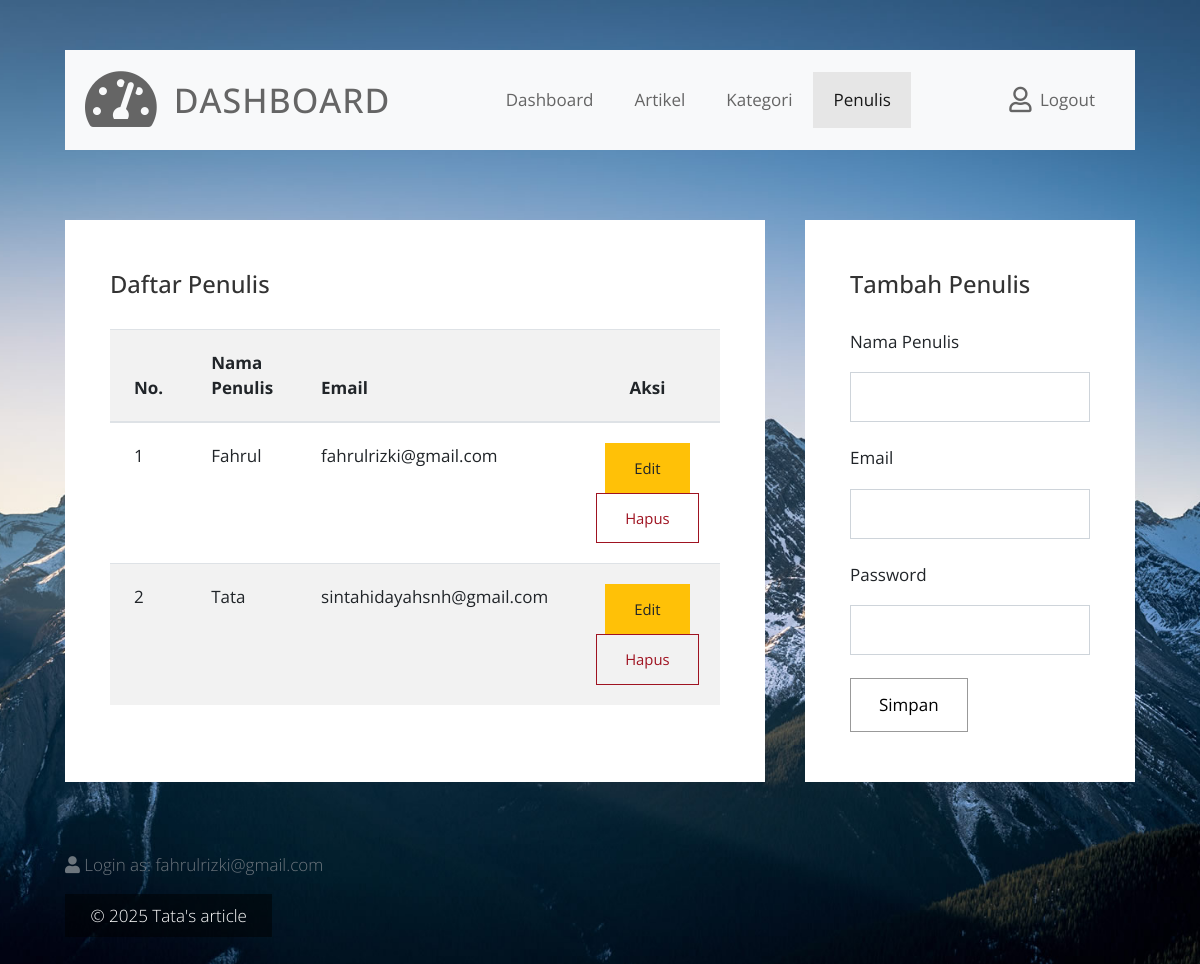
/penulis.php (signed in), run on the app's committed database.
### tables this page shows
CREATE TABLE `author` (
  `id` int(11) NOT NULL,
  `nickname` varchar(100) NOT NULL,
  `email` varchar(150) NOT NULL,
  `password` varchar(8) NOT NULL
);

### penulis.php (the view, shortened to what this page needs)
<?php
$conn = new mysqli("localhost", "root", "", "db_artikel");
$isEdit = isset($_GET['edit']);
$penulis = ['nickname' => '', 'email' => '', 'password' => ''];
?>
<!DOCTYPE html>
<html lang="en">
<head>
    <link rel="stylesheet" href="css/fontawesome.min.css">
    <link rel="stylesheet" href="css/bootstrap.min.css">
    <link rel="stylesheet" href="css/tooplate.css">
</head>
<body id="reportsPage" class="bg02">
<div id="home">
    <div class="container">
        <div class="row">
            <div class="col-12">
                <nav class="navbar navbar-expand-xl navbar-light bg-light">
                    <a class="navbar-brand" href="#">
                        <i class="fas fa-3x fa-tachometer-alt tm-site-icon"></i>
                        <h1 class="tm-site-title mb-0">Dashboard</h1>
                    </a>
                    <div class="collapse navbar-collapse" id="navbarSupportedContent">
                        <ul class="navbar-nav mx-auto">
                            <li class="nav-item"><a class="nav-link" href="index.php">Dashboard</a></li>
                            <li class="nav-item"><a class="nav-link" href="artikel.php">Artikel</a></li>
                            <li class="nav-item"><a class="nav-link" href="kategori.php">Kategori</a></li>
                            <li class="nav-item active"><a class="nav-link" href="penulis.php">Penulis</a></li>
                        </ul>
                        <ul class="navbar-nav">
                            <li class="nav-item">
                                <a class="nav-link d-flex" href="logout.php">
                                    <i class="far fa-user mr-2 tm-logout-icon"></i><span>Logout</span>
                                </a>
                            </li>
                        </ul>
                    </div>
                </nav>
            </div>
        </div>
        <div class="row tm-content-row tm-mt-big">
            <div class="col-xl-8 col-lg-12 tm-md-12 tm-sm-12 tm-col">
                <div class="bg-white tm-block h-100">
                    <h2 class="tm-block-title">Daftar Penulis</h2>
                    <div class="table-responsive mt-3">
                        <table class="table table-hover table-striped tm-table-striped-even">
                            <thead>
                                <tr class="tm-bg-gray">
                                    <th>No.</th>
                                    <th>Nama Penulis</th>
                                    <th>Email</th>
                                    <th class="text-center">Aksi</th>
                                </tr>
                            </thead>
                            <tbody>
                                <?php
                                $result = $conn->query("SELECT * FROM author ORDER BY id DESC");
                                $no = 1;
                                while ($row = $result->fetch_assoc()):
                                ?>
                                <tr>
                                    <td><?= $no++ ?></td>
                                    <td><?= htmlspecialchars($row['nickname']) ?></td>
                                    <td><?= htmlspecialchars($row['email']) ?></td>
                                    <td class="text-center">
                                        <a href="penulis.php?edit=<?= $row['id'] ?>" class="btn btn-sm btn-warning">Edit</a>
                                        <a href="penulis.php?delete=<?= $row['id'] ?>" onclick="return confirm('Yakin hapus penulis ini?')" class="btn btn-sm btn-danger">Hapus</a>
                                    </td>
                                </tr>
                                <?php endwhile; ?>
                            </tbody>
                        </table>
                    </div>
                </div>
            </div>
            <div class="col-xl-4 col-lg-12 tm-md-12 tm-sm-12 tm-col">
                <div class="bg-white tm-block h-100">
                    <h2 class="tm-block-title"><?= $isEdit ? 'Edit Penulis' : 'Tambah Penulis' ?></h2>
                    <form method="post">
                        <div class="form-group">
                            <label>Nama Penulis</label>
                            <input type="text" name="nickname" class="form-control" required value="<?= htmlspecialchars($penulis['nickname']) ?>">
                        </div>
                        <div class="form-group">
                            <label>Email</label>
                            <input type="email" name="email" class="form-control" required value="<?= htmlspecialchars($penulis['email']) ?>">
                        </div>
                        <div class="form-group">
                            <label>Password <?= $isEdit ? '(Kosongkan jika tidak ingin mengubah)' : '' ?></label>
                            <input type="text" name="password" class="form-control" <?= $isEdit ? '' : 'required' ?>>
                        </div>
                        <button type="submit" name="submit" class="btn btn-primary"><?= $isEdit ? 'Update' : 'Simpan' ?></button>
                    </form>
                </div>
            </div>
        </div>
        <footer class="row tm-mt-small">
            <div class="col-12 font-weight-light">
                <p class="text-muted"><i class="fas fa-user"></i> Login as: <?= $_SESSION['email'] ?></p>
                <p class="d-inline-block tm-bg-black text-white py-2 px-4">
                    &copy; 2025 Tata's article
                </p>
            </div>
        </footer>
    </div>
</div>
</body>
</html>

### css/tooplate.css (style rules this page uses)
html { font-size: 17px; }
body { font-family: "Open Sans", Helvetica, Arial, sans-serif; overflow-x: hidden; }
body { background-image: url(../img/dash-bg-01.jpg); background-size: cover; background-repeat: no-repeat; background-position: center; background-attachment: fixed; padding-left: 50px; padding-right: 50px; }
.bg02 { background-image: url(../img/dash-bg-02.jpg); }
a { transition: all 0.3s ease; }
.navbar-brand { display: flex; align-items: center; }
.tm-site-icon { color: #656565; }
.tm-site-title { display: inline-block; text-transform: uppercase; font-size: 2rem; margin-left: 1rem; color: #656565; letter-spacing: 1px; }
.navbar { height: 100px; padding-left: 20px; padding-right: 20px; margin-top: 50px; }
.tm-logout-icon { font-size: 1.5em; }
.tm-bg-black { background-color: rgba(0, 0, 0, 0.5); }
.tm-mt-big { margin-top: 70px; }
.tm-mt-small { margin-top: 20px; }
.tm-block { padding: 50px 45px; }
.tm-block-title { font-size: 1.4rem; color: #333; margin-bottom: 30px; }
.navbar-light .navbar-nav .nav-link { color: #656565; }
.navbar-light .navbar-nav .nav-link, .dropdown-item { padding: 15px 20px; }
.navbar-light .navbar-nav .active > .nav-link, .navbar-light .navbar-nav .nav-link.active, .navbar-light .navbar-nav .nav-link.show, .navbar-light .navbar-nav .show > .nav-link, .navbar-light .navbar-nav a:hover { background-color: #e6e6e6; }
.nav-item { margin-right: 30px; }
.nav-item:last-child { margin-right: 0; }
.tm-content-row { justify-content: space-between; margin-left: -20px; margin-right: -20px; }
.tm-col { padding-left: 20px; padding-right: 20px; margin-bottom: 50px; }
.form-control { margin-bottom: 23px; padding: 19px 18px; border-radius: 0; height: 50px; }
label { margin-bottom: 18px; }
.btn { border-radius: 0; padding: 13px 28px; transition: all 0.2s ease; max-width: 100%; }
.btn-primary { background-color: transparent; color: black; border-color: #999999; }
.btn-danger { color: #9f1321; background-color: transparent; border-color: #9f1321; }
.table td, .table th { padding: 20px 24px; }
.tm-bg-gray { background-color: rgba(0, 0, 0, 0.05); }
.tm-table-striped-even.table-striped tbody tr:nth-of-type(even) { background-color: rgba(0, 0, 0, 0.05); }
.tm-table-striped-even.table-striped tbody tr:nth-of-type(odd) { background-color: white; }
footer { margin-bottom: 35px; }
@media (min-width: 1200px) { .container { max-width: 1630px; } }
@media (max-width: 1275px) and (min-width: 1200px) { .nav-item { margin-right: 15px; } }
@media (max-width: 1350px) { .nav-item { margin-right: 1px; } }

### data on the page
author: nickname "Fahrul", email "fahrulrizki@gmail.com"
author: nickname "Tata", email "sintahidayahsnh@gmail.com"

### other printed values
$_SESSION['email'] "fahrulrizki@gmail.com"
